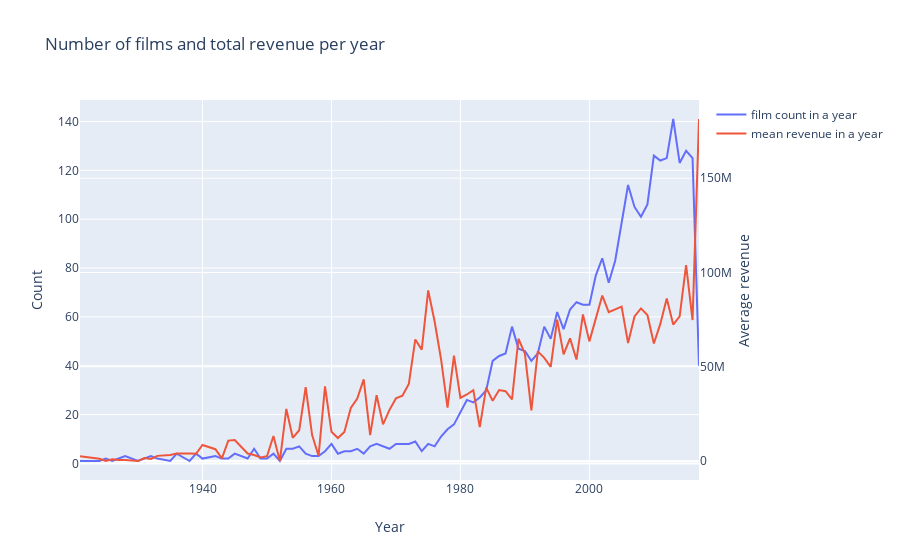

Notebook code cell kept with this figure:
### Code cell
d1=  train['release_date_year'].value_counts().sort_index()
d2 = train.groupby(['release_date_year'])['revenue'].mean()

data= [go.Scatter(x=d1.index, y=d1.values, name='film count in a year'),
      go.Scatter(x=d2.index, y=d2.values, name='mean revenue in a year', yaxis='y2')]#index->year,counts->values

layout= go.Layout(dict(title='Number of films and total revenue per year',
                      xaxis=dict(title='Year'),
                      yaxis=dict(title='Count'),
                      yaxis2=dict(title='Average revenue', overlaying='y', side='right')), 
                  legend=dict(orientation='v'))
py.iplot(dict(data=data, layout=layout))
